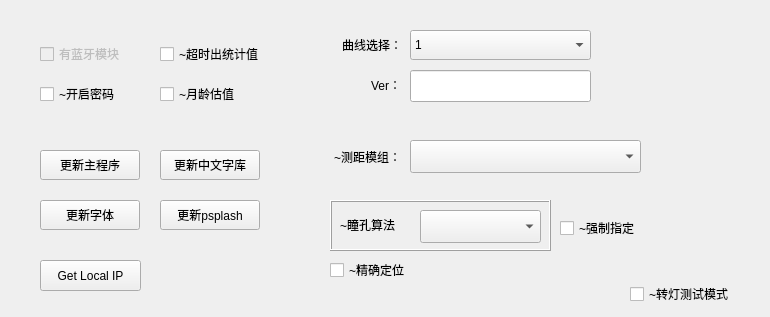
   <widget class="QWidget" name="tabDebug2">
    <attribute name="title">
     <string notr="true">调试工具</string>
    </attribute>
    <widget class="QPushButton" name="upgradeFirmwareButton">
     <property name="geometry">
      <rect>
       <x>40</x>
       <y>150</y>
       <width>100</width>
       <height>30</height>
      </rect>
     </property>
     <property name="minimumSize">
      <size>
       <width>0</width>
       <height>0</height>
      </size>
     </property>
     <property name="maximumSize">
      <size>
       <width>16777215</width>
       <height>16777215</height>
      </size>
     </property>
     <property name="text">
      <string>更新主程序</string>
     </property>
     <property name="flat">
      <bool>false</bool>
     </property>
    </widget>
    <widget class="QPushButton" name="updatePsplash_pushbutton">
     <property name="geometry">
      <rect>
       <x>160</x>
       <y>200</y>
       <width>100</width>
       <height>30</height>
      </rect>
     </property>
     <property name="minimumSize">
      <size>
       <width>0</width>
       <height>0</height>
      </size>
     </property>
     <property name="maximumSize">
      <size>
       <width>16777215</width>
       <height>16777215</height>
      </size>
     </property>
     <property name="text">
      <string>更新psplash</string>
     </property>
    </widget>
    <widget class="QPushButton" name="updatePyDB_pushButton">
     <property name="geometry">
      <rect>
       <x>160</x>
       <y>150</y>
       <width>100</width>
       <height>30</height>
      </rect>
     </property>
     <property name="minimumSize">
      <size>
       <width>0</width>
       <height>0</height>
      </size>
     </property>
     <property name="maximumSize">
      <size>
       <width>16777215</width>
       <height>16777215</height>
      </size>
     </property>
     <property name="text">
      <string>更新中文字库</string>
     </property>
    </widget>
    <widget class="QPushButton" name="updateFont_pushbutton">
     <property name="geometry">
      <rect>
       <x>40</x>
       <y>200</y>
       <width>100</width>
       <height>30</height>
      </rect>
     </property>
     <property name="minimumSize">
      <size>
       <width>0</width>
       <height>0</height>
      </size>
     </property>
     <property name="maximumSize">
      <size>
       <width>16777215</width>
       <height>16777215</height>
      </size>
     </property>
     <property name="text">
      <string>更新字体</string>
     </property>
    </widget>
    <widget class="QPushButton" name="btnGetLocalIp">
     <property name="geometry">
      <rect>
       <x>40</x>
       <y>260</y>
       <width>101</width>
       <height>31</height>
      </rect>
     </property>
     <property name="text">
      <string>Get Local IP</string>
     </property>
    </widget>
    <widget class="QCheckBox" name="ckbIsStatisticalEnabled">
     <property name="geometry">
      <rect>
       <x>160</x>
       <y>40</y>
       <width>131</width>
       <height>28</height>
      </rect>
     </property>
     <property name="text">
      <string>~超时出统计值</string>
     </property>
    </widget>
    <widget class="QCheckBox" name="ckbIsEnableMonthAgeVision">
     <property name="geometry">
      <rect>
       <x>160</x>
       <y>80</y>
       <width>131</width>
       <height>28</height>
      </rect>
     </property>
     <property name="text">
      <string>~月龄估值</string>
     </property>
    </widget>
    <widget class="QCheckBox" name="ckbEnableEngineerPwd">
     <property name="geometry">
      <rect>
       <x>40</x>
       <y>80</y>
       <width>111</width>
       <height>28</height>
      </rect>
     </property>
     <property name="text">
      <string>~开启密码</string>
     </property>
    </widget>
    <widget class="QCheckBox" name="ckbBluetoothUi">
     <property name="enabled">
      <bool>false</bool>
     </property>
     <property name="geometry">
      <rect>
       <x>40</x>
       <y>40</y>
       <width>111</width>
       <height>28</height>
      </rect>
     </property>
     <property name="text">
      <string>有蓝牙模块</string>
     </property>
    </widget>
    <widget class="QLabel" name="lblDistanceTypeLabel">
     <property name="geometry">
      <rect>
       <x>300</x>
       <y>145</y>
       <width>101</width>
       <height>23</height>
      </rect>
     </property>
     <property name="text">
      <string notr="true">~测距模组：</string>
     </property>
     <property name="alignment">
      <set>Qt::AlignRight|Qt::AlignTrailing|Qt::AlignVCenter</set>
     </property>
    </widget>
    <widget class="QComboBox" name="cbbDistanceType">
     <property name="geometry">
      <rect>
       <x>410</x>
       <y>140</y>
       <width>231</width>
       <height>33</height>
      </rect>
     </property>
     <property name="currentIndex">
      <number>-1</number>
     </property>
    </widget>
    <widget class="QLabel" name="lblVersion">
     <property name="geometry">
      <rect>
       <x>310</x>
       <y>70</y>
       <width>91</width>
       <height>30</height>
      </rect>
     </property>
     <property name="text">
      <string>Ver：</string>
     </property>
     <property name="alignment">
      <set>Qt::AlignRight|Qt::AlignTrailing|Qt::AlignVCenter</set>
     </property>
    </widget>
    <widget class="QComboBox" name="curve_comboBox">
     <property name="geometry">
      <rect>
       <x>410</x>
       <y>30</y>
       <width>181</width>
       <height>30</height>
      </rect>
     </property>
     <property name="currentText">
      <string notr="true">1</string>
     </property>
     <item>
      <property name="text">
       <string notr="true">1</string>
      </property>
     </item>
     <item>
      <property name="text">
       <string notr="true">2</string>
      </property>
     </item>
     <item>
      <property name="text">
       <string notr="true">3</string>
      </property>
     </item>
    </widget>
    <widget class="QLabel" name="label_curve">
     <property name="geometry">
      <rect>
       <x>311</x>
       <y>30</y>
       <width>91</width>
       <height>30</height>
      </rect>
     </property>
     <property name="text">
      <string notr="true">曲线选择：</string>
     </property>
     <property name="alignment">
      <set>Qt::AlignRight|Qt::AlignTrailing|Qt::AlignVCenter</set>
     </property>
    </widget>
    <widget class="myEditLine" name="version">
     <property name="geometry">
      <rect>
       <x>410</x>
       <y>70</y>
       <width>181</width>
       <height>32</height>
      </rect>
     </property>
    </widget>
    <widget class="QFrame" name="frmAlgo">
     <property name="geometry">
      <rect>
       <x>330</x>
       <y>200</y>
       <width>221</width>
       <height>51</height>
      </rect>
     </property>
     <property name="frameShape">
      <enum>QFrame::Box</enum>
     </property>
     <property name="frameShadow">
      <enum>QFrame::Raised</enum>
     </property>
     <widget class="QLabel" name="label_3">
      <property name="geometry">
       <rect>
        <x>10</x>
        <y>13</y>
        <width>81</width>
        <height>23</height>
       </rect>
      </property>
      <property name="text">
       <string>~瞳孔算法</string>
      </property>
     </widget>
     <widget class="QComboBox" name="cbbPupilAlgoVer">
      <property name="geometry">
       <rect>
        <x>90</x>
        <y>10</y>
        <width>121</width>
        <height>33</height>
       </rect>
      </property>
      <property name="currentIndex">
       <number>-1</number>
      </property>
     </widget>
    </widget>
    <widget class="QCheckBox" name="ckbPupilAccutrately">
     <property name="geometry">
      <rect>
       <x>330</x>
       <y>256</y>
       <width>131</width>
       <height>28</height>
      </rect>
     </property>
     <property name="text">
      <string>~精确定位</string>
     </property>
    </widget>
    <widget class="QCheckBox" name="ckbSpecifiedAlgo">
     <property name="geometry">
      <rect>
       <x>560</x>
       <y>214</y>
       <width>99</width>
       <height>28</height>
      </rect>
     </property>
     <property name="text">
      <string>~强制指定</string>
     </property>
    </widget>
    <widget class="QCheckBox" name="ckbIsTurnLampTestMode">
     <property name="geometry">
      <rect>
       <x>630</x>
       <y>280</y>
       <width>131</width>
       <height>28</height>
      </rect>
     </property>
     <property name="text">
      <string>~转灯测试模式</string>
     </property>
    </widget>
   </widget>
